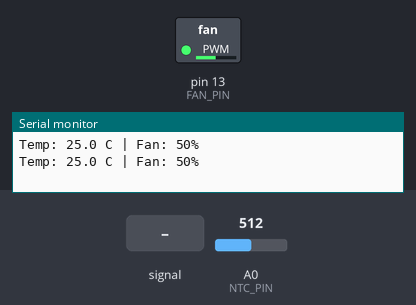
This sketch was run on a simulated Arduino Uno, built with avr-gcc and run on an emulated ATmega328P. Shown: switched loads named in the sketch (green lamp = pin HIGH), the last lines printed to the serial monitor. The inputs (shaded band) are chosen by the test bench; at power-on: A0 (NTC_PIN) = 512.

Above: at 1.28 s.
1.3 s: A0 (NTC_PIN) set to 497
At 2.1 s:
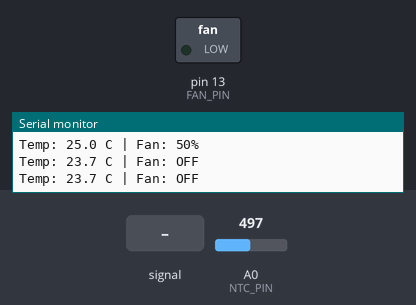
2.8 s: A0 (NTC_PIN) fed a 200 Hz sine of ±81 counts around its level
At 3.4 s:
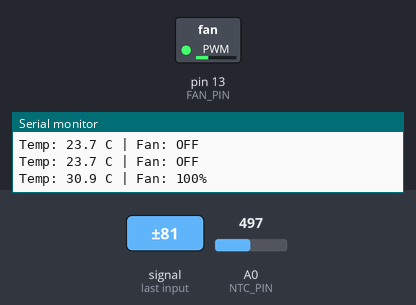
5.8 s: A0 (NTC_PIN) fed a 1000 Hz sine of ±255 counts around its level
8.8 s: A0 (NTC_PIN) set to 511
10.3 s: A0 (NTC_PIN) set to 716
At 11.5 s:
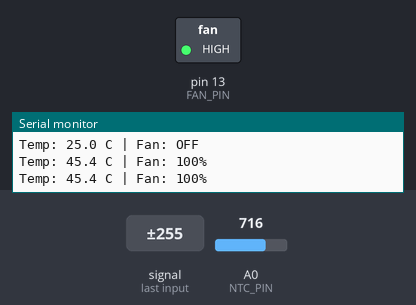
11.8 s: A0 (NTC_PIN) set to 579
13.3 s: A0 (NTC_PIN) set to 558
At 16.49 s:
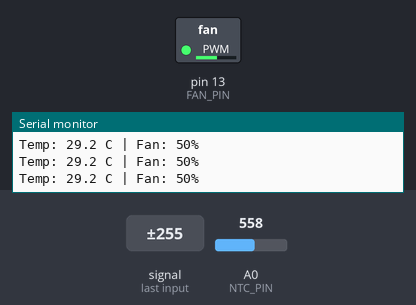
Timing chart, 0 to 17.3 s (numbered marks = the images above; inputs shaded):
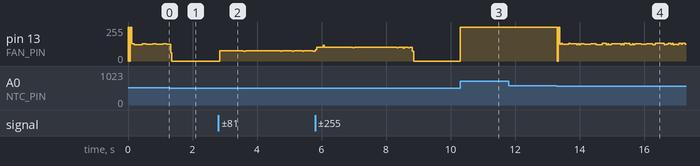

The sketch:

sketch_sep16a.ino
```cpp
// Required for Arduino functions and math
#include <Arduino.h>
#include <math.h>
// Arduino Uno: NTC 10k on A0, Fan (LED) on D13
#define NTC_PIN A0
#define FAN_PIN 13

// NTC parameters
const float SERIES_RESISTOR = 10000.0; // 10k series resistor
const float NOMINAL_RESISTANCE = 10000.0; // 10k at 25C
const float NOMINAL_TEMPERATURE = 25.0; // 25C
const float B_COEFFICIENT = 3950.0; // Typical for 10k NTC
const int ADC_MAX = 1023;
const float ADC_VCC = 5.0;

// PWM simulation
unsigned long lastPwmTime = 0;
int pwmState = LOW;
int pwmDuty = 0; // 0-100
const int pwmPeriodMs = 20; // 50Hz (20ms period)

void setup() {
  Serial.begin(9600);
  pinMode(NTC_PIN, INPUT);
  pinMode(FAN_PIN, OUTPUT);
  digitalWrite(FAN_PIN, LOW);
}

float readTemperatureC() {
  int adc = analogRead(NTC_PIN);
  float resistance = SERIES_RESISTOR * ((float)ADC_MAX / adc - 1.0);
  float steinhart;
  steinhart = resistance / NOMINAL_RESISTANCE;     // (R/Ro)
  steinhart = log(steinhart);                      // ln(R/Ro)
  steinhart /= B_COEFFICIENT;                      // 1/B * ln(R/Ro)
  steinhart += 1.0 / (NOMINAL_TEMPERATURE + 273.15); // + (1/To)
  steinhart = 1.0 / steinhart;                     // Invert
  steinhart -= 273.15;                             // convert to C
  return steinhart;
}

void setFanPwm(int duty) {
  pwmDuty = constrain(duty, 0, 100);
}

void handleFanPwm() {
  // Software PWM for D13
  unsigned long now = millis();
  int onTime = pwmPeriodMs * pwmDuty / 100;
  int offTime = pwmPeriodMs - onTime;
  static unsigned long pwmTimer = 0;
  static bool isOn = false;

  if (pwmDuty == 0) {
    digitalWrite(FAN_PIN, LOW);
    isOn = false;
    pwmTimer = now;
    return;
  }
  if (pwmDuty == 100) {
    digitalWrite(FAN_PIN, HIGH);
    isOn = true;
    pwmTimer = now;
    return;
  }
  if (!isOn && (now - pwmTimer >= offTime)) {
    digitalWrite(FAN_PIN, HIGH);
    isOn = true;
    pwmTimer = now;
  } else if (isOn && (now - pwmTimer >= onTime)) {
    digitalWrite(FAN_PIN, LOW);
    isOn = false;
    pwmTimer = now;
  }
}

void loop() {
  float tempC = readTemperatureC();
  int fanPwm = 0;
  String fanState = "OFF";
  if (tempC < 25.0) {
    fanPwm = 0;
    fanState = "OFF";
  } else if (tempC < 30.0) {
    fanPwm = 50;
    fanState = "50%";
  } else {
    fanPwm = 100;
    fanState = "100%";
  }
  setFanPwm(fanPwm);
  handleFanPwm();

  static unsigned long lastPrint = 0;
  if (millis() - lastPrint > 500) {
    Serial.print("Temp: ");
    Serial.print(tempC, 1);
    Serial.print(" C | Fan: ");
    Serial.println(fanState);
    lastPrint = millis();
  }
}
```

Measured:
- the behaviour switches between 512 and 511 on A0 (NTC_PIN) (found by bisection; images 0 and 1)
- the behaviour switches between 568 and 567 on A0 (NTC_PIN) (found by bisection; images 3 and 4)
- after the input at 2.8 s, pin 13 (FAN_PIN): goes 78/255 0.72 s, 72/255 0.08 s, 78/255 1.1 s, 3 × (72/255 0.04 s, 78/255 0.32 s), then 72/255, starting after 0.05 s
- after the input at 10.3 s, pin 13 (FAN_PIN): 0/255 → 255/255 at once
